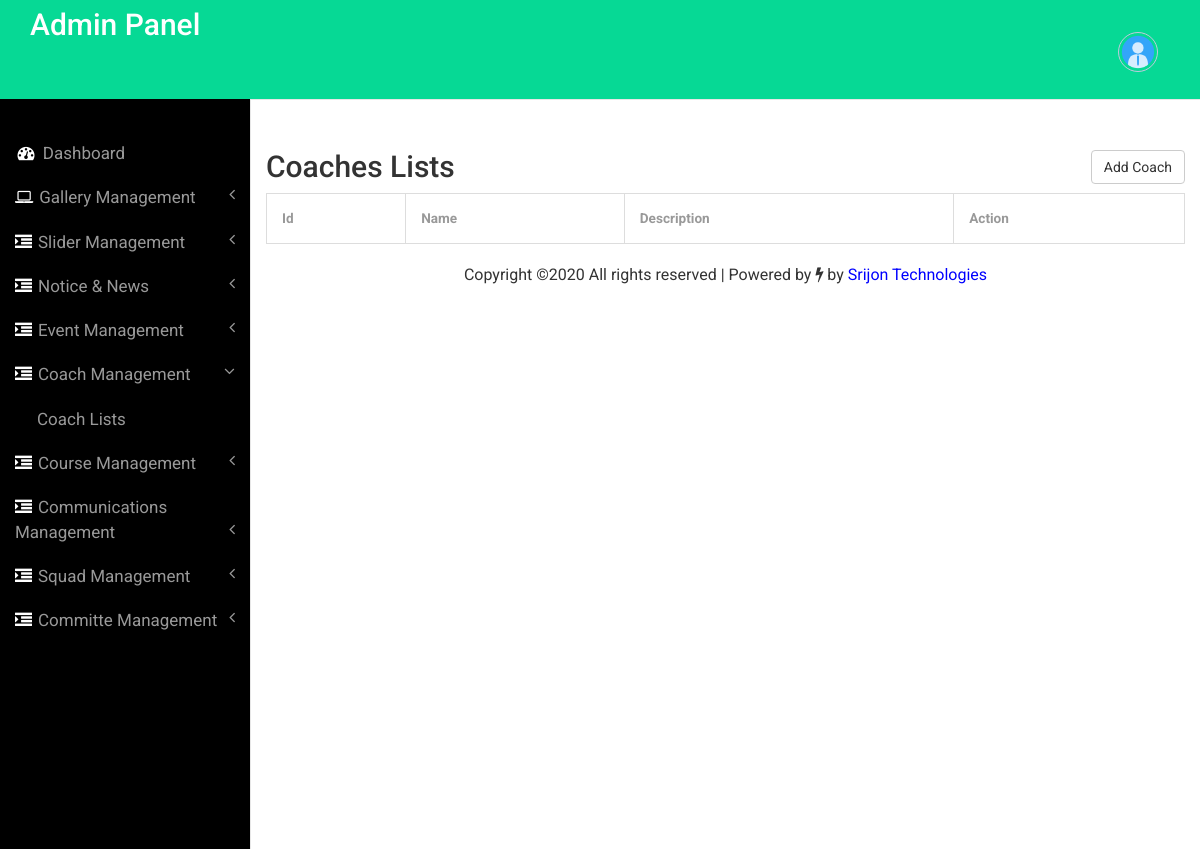
Page /admin/coachlist.php (signed in) on the earlier database version.
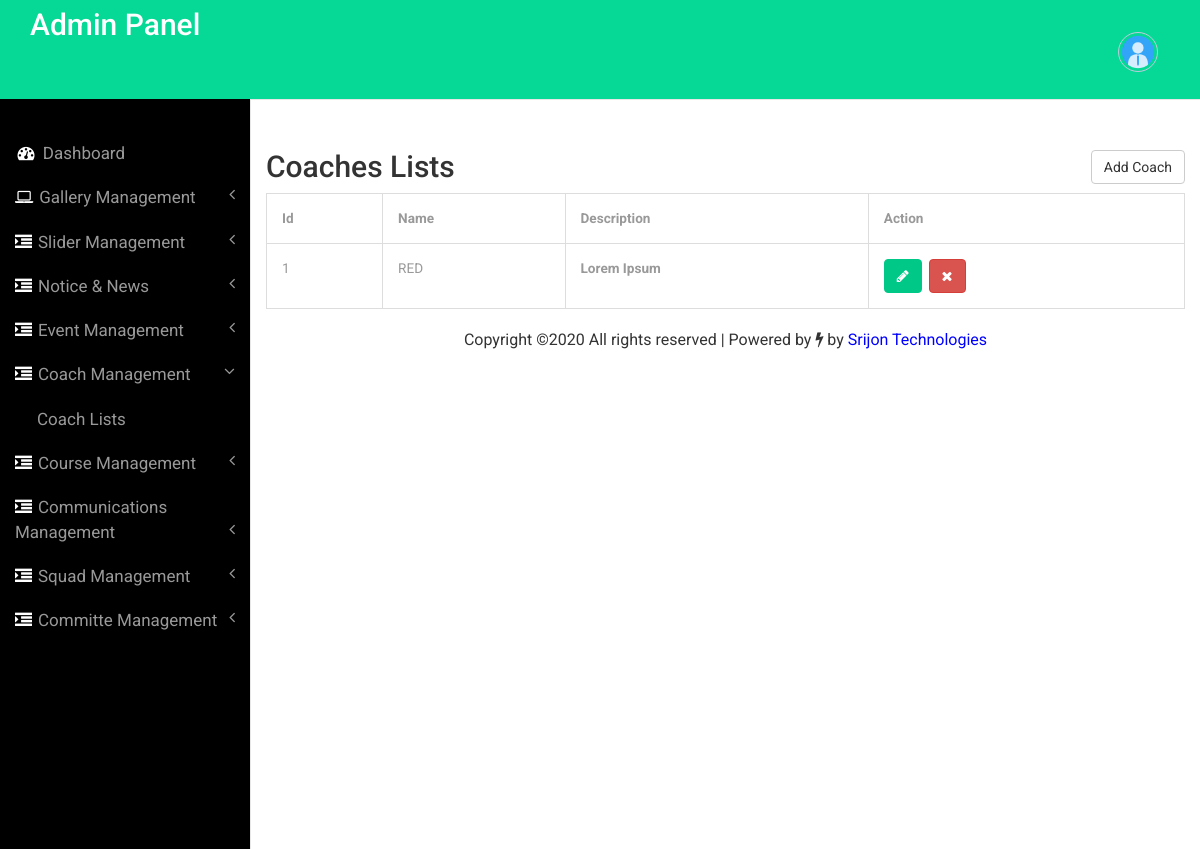
Same page on the later database version.
### tables this page shows
CREATE TABLE `tbl_coach` (
  `Id` int(11) NOT NULL,
  `name` text NOT NULL,
  `description` mediumtext NOT NULL
);

### admin/coachlist.php (the view, shortened to what this page needs)
<?php
include('includes/config.php');
if(strlen($_SESSION['alogin'])==0)
	{
header('location:dashoard.php');
}
else{
	?>
<!DOCTYPE HTML>
<html>
<head>
  <link href="css/bootstrap.min.css" rel='stylesheet' type='text/css' />
  <link href="css/style.css" rel='stylesheet' type='text/css' />
  <link href="css/font-awesome.css" rel="stylesheet">
</head>
<body>
  <div id="wrapper">
    <nav class="top1 navbar navbar-default navbar-static-top" role="navigation" style="margin-bottom: 0">
      <?php include('includes/sidebar.php'); ?>
    </nav>
    <div id="page-wrapper">
      <div class="container">
        <div class="margin">
          <div class="row">
            <div class="col-md-6">
              <h2>Coaches Lists</h2>
            </div>
            <div class="col-md-6"><a href="addcoach.php"><button type="submit" class="btn btn-default">Add
            Coach</button></a></div>
          </div>
        </div>
        <table class="table table-bordered">
          <thead>
            <tr>
              <th>Id</th>
              <th>Name</th>
              <th>Description</th>
              <th>Action</th>
            </tr>
          </thead>
          <tbody>
            <?php $sql = "SELECT * from tbl_coach";
$query = $dbh -> prepare($sql);
$query->execute();
$results=$query->fetchAll(PDO::FETCH_OBJ);
$cnt=1;
if($query->rowCount() > 0)
{
foreach($results as $result)
{				?>
            <tr>
              <td><?php echo $cnt;?></td>
              <td><?php echo  $result->name;?></td>
              <td><?php echo htmlspecialchars_decode(stripslashes($result->description));?></td>
              <td><a href="updatecoach.php?Cid=<?php echo htmlentities($result->Id); ?>" class="btn btn-primary"
                  title="" data-toggle="tooltip" data-original-title="Edit"><i class="fa fa-pencil"></i></a>&nbsp;
                <a href="coachlist.php?cid=<?php echo $result->Id ; ?>"
                  onclick="return confirm('Do you really want to delete')" class="btn btn-danger delete-btn"
                  title="Delete" data-toggle="tooltip"><i class="fa fa-times"></i></a>&nbsp;</td>
            </tr>
            <?php $cnt=$cnt+1;} }?>
          </tbody>
        </table>
      </div>
      <?php include('includes/copyright.php') ?>
    </div>
  </div>
  <link href="css/custom.css" rel="stylesheet">
</body>
</html>
<?php  }?>

Differences in the rows shown:
added tbl_coach: name "RED", description "Lorem Ipsum"
